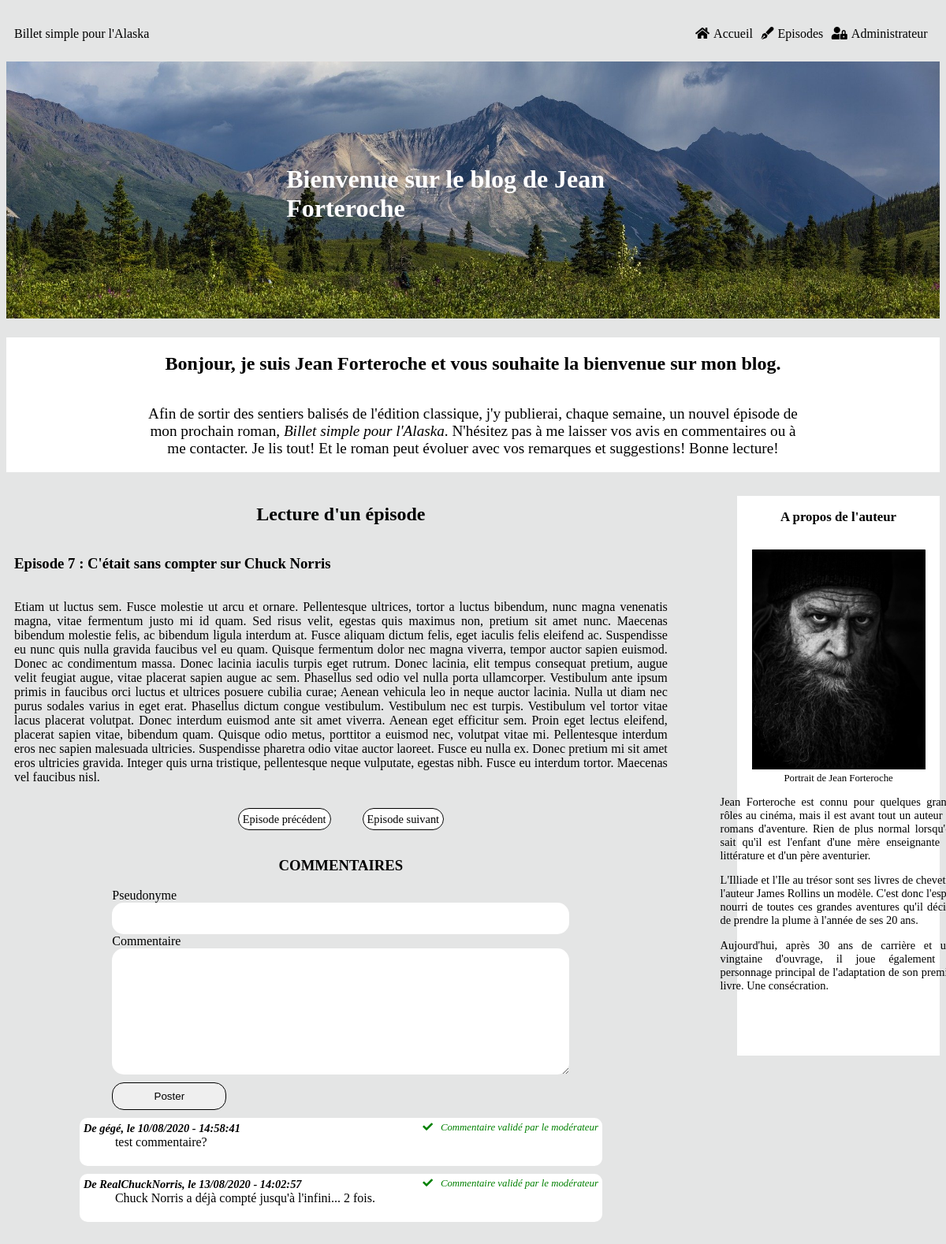
The page /index.php?action=post&id=34 on the database as committed earlier.
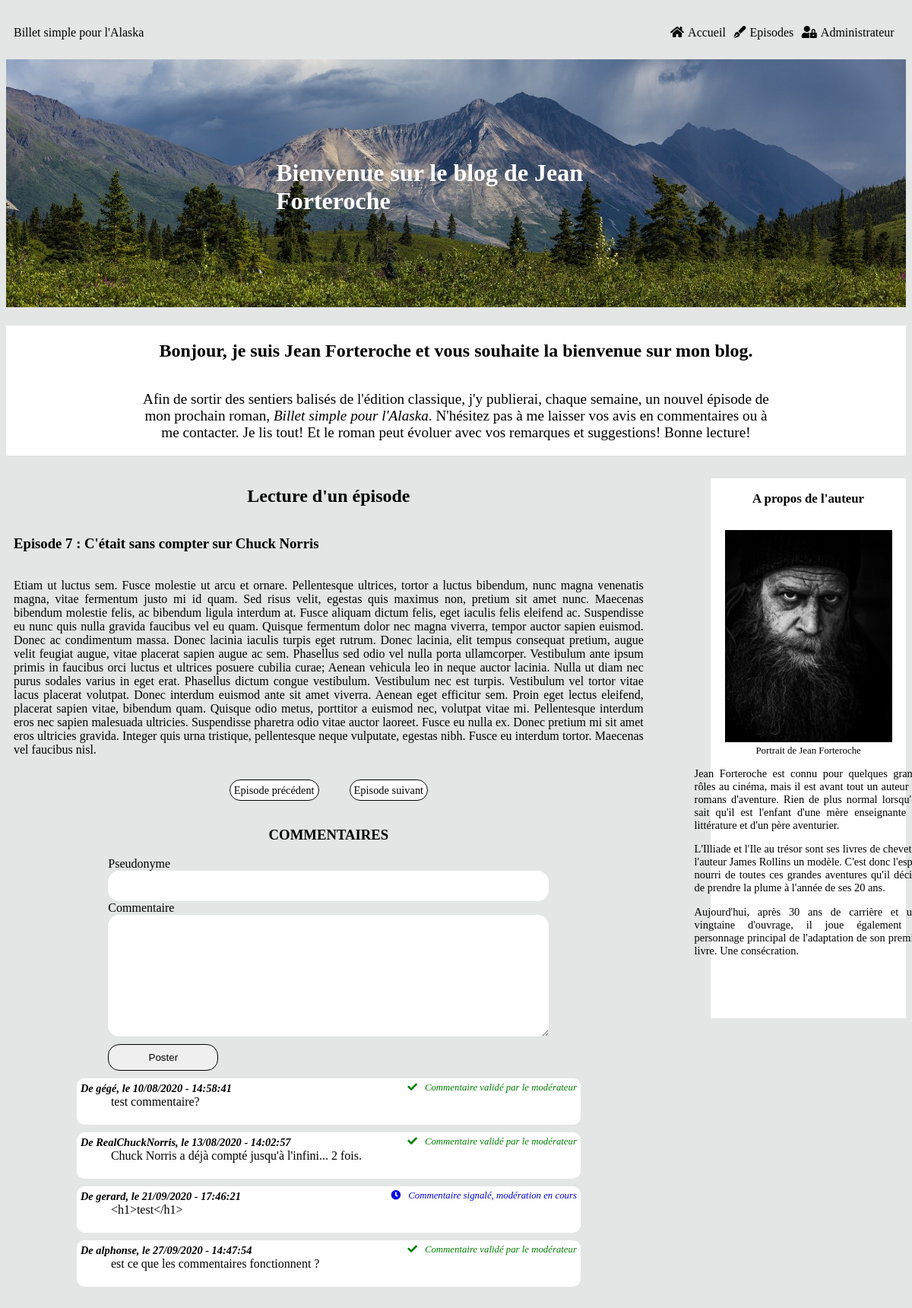
The same page on the database as committed later.
### tables this page shows
CREATE TABLE IF NOT EXISTS `episodes` (
  `episode_id` tinyint(11) NOT NULL AUTO_INCREMENT,
  `numero_episode` tinyint(11) NOT NULL,
  `episode_title` char(255) NOT NULL,
  `episode_content` longtext NOT NULL,
  `episode_date` datetime NOT NULL DEFAULT CURRENT_TIMESTAMP,
  `episode_status` int(1) NOT NULL,
  PRIMARY KEY (`episode_id`),
  UNIQUE KEY `unicite` (`numero_episode`) USING BTREE
);

CREATE TABLE IF NOT EXISTS `commentaires` (
  `comment_id` tinyint(11) NOT NULL AUTO_INCREMENT,
  `episode` tinyint(11) NOT NULL,
  `pseudo` varchar(50) NOT NULL,
  `comment` text NOT NULL,
  `comment_date` datetime NOT NULL,
  `reported_comment` int(10) NOT NULL,
  PRIMARY KEY (`comment_id`),
  KEY `episodeId` (`episode`)
);

### src/View/View.php (called while the page is built, shortened)
<?php
class View
{
    public function __construct(Session $session, AccessControl $accessControl)
    {
        $this->accessControl = $accessControl;
    }
    public function display(array $data, string $template, string $layout) : void
    {
        require_once($template);
        $content = ob_get_clean();
        require_once($layout);
    }
}

### src/Controller/FrontOffice/PostController.php (called while the page is built, shortened)
<?php
class PostController
{
    private $postManager;
    private $commentManager;
    private $view;
    private $layout;
    public function __construct(PostManager $postManager, View $view, CommentManager $commentManager, Session $session, Token $token)
    {
        $this->postManager = $postManager;
        $this->view = $view;
        $this->commentManager = $commentManager;
        $this->layout = '../templates/frontOffice/layout.html.php';
    }
    public function displayOneEpisode(int $id) : void
    {
        $totalEpisodes = $this->postManager->getNumberOfEpisodes();
        $episodeData = $this->postManager->getOneEpisode($id);
        $nextEpisode = $this->postManager->getNextPost($episodeData[0]['numero_episode'] + 1);
        $previousEpisode = $this->postManager->getPreviousPost($episodeData[0]['numero_episode'] - 1);
        $commentsData = $this->commentManager->getComments($id);
        $data = [$episodeData, $commentsData, $totalEpisodes, $previousEpisode, $nextEpisode];
        $template = 'onePost.html.php';
        $this->view->display(['episode' => $data[0][0],
            'comments' => $data[1],
            'totalEpisodes' => $data[2],
            'previous' => $data[3],
            'next' => $data[4]],
            $template, $this->layout);
    }
}

### public/index.php (called while the page is built, shortened)
<?php
$router = new Router();
$router->run();

### src/Model/PostManager.php (called while the page is built, shortened)
<?php
class PostManager
{
    private $database;
    public function __construct(Database $database)
    {
        $this->database = $database;
    }
    public function getOneEpisode(int $id) : array
    {
        $episodes = $this->database->prepare("SELECT *, DATE_FORMAT(episode_date, '%d/%m/%Y - %H:%i:%s') AS episode_date
            FROM episodes
            WHERE episode_id = :id");
        $episodes->bindParam(':id', $id);
        $episodes->execute();
        return $episodes->fetchAll();
    }
}

### src/Model/CommentManager.php (called while the page is built, shortened)
<?php
class CommentManager
{
    private $database;
    public function __construct(Database $database)
    {
        $this->database = $database;
    }
    public function getComments(int $numero) : array
    {
        $comments = $this->database->prepare("SELECT *, DATE_FORMAT(comment_date, '%d/%m/%Y - %H:%i:%s') AS comment_date
            FROM commentaires WHERE episode = :episode
            ORDER BY comment_date
            LIMIT 0, 10");
        $comments->bindParam(':episode', $numero);
        $comments->execute();
        return $comments->fetchAll();
    }
}

### src/Service/Http/Request.php (called while the page is built, shortened)
<?php
class Request
{
    private $get;
    public function __construct()
    {
        $this->get = $_GET;
    }
    public function cleanGet()
    {
        return $cleanedGet = filter_var_array($this->get, FILTER_SANITIZE_SPECIAL_CHARS);
    }
}

### src/Service/Security/AccessControl.php (called while the page is built, shortened)
<?php
class AccessControl
{
    public function __construct(Session $session)
    {
        $this->session = $session;
    }
    public function isConnected() : bool
    {
        return false;
    }
}

### src/Service/Http/Session.php (called while the page is built, shortened)
<?php
class Session
{
    public function getUserName() : string
    {
        return '';
    }
}

### Templates/Frontoffice/onepost.html.php (the view, shortened to what this page needs)
<h2>Lecture d'un épisode</h2>
<article>
    <h3>Episode <?=$data['episode']['numero_episode']?> : <?=htmlspecialchars_decode($data['episode']['episode_title'])?></h3>
    <p><?=htmlspecialchars_decode($data['episode']['episode_content'])?></p>
</article>
<div id="prev_next">
    <?php
        if ($data['episode']['numero_episode'] > 1 && $data['episode']['numero_episode'] <= $data['totalEpisodes']) {
        ?>
        <span id="previous">
            <a href="index.php?action=post&id=<?=$data['previous']?>">
                Episode précédent
            </a>
        </span>
        <?php
        }
        if ($data['episode']['numero_episode'] < $data['totalEpisodes'] && $data['episode']['numero_episode'] >= 1) {
        ?>
        <span id="next">
            <a href="index.php?action=post&id=<?=$data['next']?>">
                Episode suivant
            </a>
        </span>
        <?php
        }
        ?>
</div>
<section class="commentaires">
    <h3>COMMENTAIRES</h3>
    <form class="comment_form" method="post" action="index.php?action=save_com&id=<?=$data['episode']['episode_id']?>">
        <label for="pseudo">Pseudonyme</label>
        <input id="pseudo" type="text" name="pseudo"/>
        <label for="comment">Commentaire</label>
        <textarea id="comment" name="comment" rows="10" cols="40"></textarea>
        <input class="submit" type="submit" value="Poster"/>
    </form>
    <div id='comments_container'>
        <?php
            foreach($data['comments'] as $commentsData) {
        ?>
        <div class='comments'>
            <div class='comment_header'>
                <h4>De <?=$commentsData['pseudo']?>, le <?=$commentsData['comment_date']?></h4>
                <?php
                switch ($commentsData['reported_comment']) {
                    ?>
                <?php
                    case '1' :
                    ?>
                    <span class='waiting_moderation'>
                        <i class="fas fa-clock"></i>Commentaire signalé, modération en cours
                    </span>
                <?php
                    break;
                    case '2' :
                    ?>
                    <span class='validated_comment'>
                        <i class="fas fa-check"></i>Commentaire validé par le modérateur
                    </span>
                <?php
                    break;
                }
                ?>
            </div>
            <p class='comment_text'><?=$commentsData['comment']?></p>
            </div>
        <?php
        }
        ?>
    </div>
</section>

### src/Service/Router.php (shortened to what this page needs)
<?php
class Router
{
    private $postController;
    private $get;
    public function __construct()
    {
        $this->database = new Database();
        $this->session = new Session();
        $this->token = new Token($this->session);
        $this->accessControl = new AccessControl($this->session);
        $this->postManager = new PostManager($this->database);
        $this->commentManager = new CommentManager($this->database);
        $this->view = new View($this->session, $this->accessControl);
        $this->postController = new PostController($this->postManager, $this->view, $this->commentManager, $this->session, $this->token);
        $this->request = new Request();
        $this->get = $this->request->cleanGet();
    }
    public function run(): void
    {
        switch ($this->get['action']) {
            case 'post':
                $this->postController->displayOneEpisode((int) $this->get['id']);
            break;
        }
    }
}

### Templates/Frontoffice/layout.html.php (shortened to what this page needs)
<!DOCTYPE html>
<html lang="fr">
	<head>
		<link rel="stylesheet" type="text/css" href="/css/style.css" />
		<link rel="stylesheet" href="/fontawesome/css/all.css" />
	</head>
	<body>
		<header>
			<div class="headband">
				<a class="logo" href="index.php">Billet simple pour l'Alaska</a>
				<nav class='front_nav'>
					<div class="menu_container">
						<ul class="menu">
							<li><a href="index.php"><i class="fas fa-home"></i>Accueil</a></li>
							<li><a href="index.php?action=get_all&page=1"><i class="fas fa-pen-fancy"></i>Episodes</a></li>
							<?php
								if ($this->accessControl->isConnected() === true) {?>
									<li><a href="index.php?action=episodes_list"><i class="fas fa-lock-open"></i>Backoffice</a></li>
								<?php
								} elseif ($this->accessControl->isConnected() === false) {?>
									<li id='admin_link'><a href="index.php?action=authentification"><i class="fas fa-user-lock"></i>Administrateur</a></li>
									<?php
									}
							?>
						</ul>
					</div>
				</nav>
			</div>
			<img class="header_img" src="/images/landscape_01.jpg" alt="aurore boréale en alaska" />
			<h1>Bienvenue sur le blog de Jean Forteroche</h1>
		</header>
		<section class="welcoming_text">
			<h2>Bonjour, je suis Jean Forteroche et vous souhaite la bienvenue sur mon blog.</h2>
			<p>Afin de sortir des sentiers balisés de l'édition classique, j'y publierai, chaque semaine, un nouvel épisode de mon prochain roman,
				<span id="titre">Billet simple pour l'Alaska</span>.
				N'hésitez pas à me laisser vos avis en commentaires ou à me contacter. Je lis tout! Et le roman peut évoluer avec vos remarques et suggestions!
				Bonne lecture!
			</p>
		</section>
		<div class='front_content'>
			<section class="episodes_and_comments">
				<?=$content?>
			</section>
			<aside class="about_me">
				<h3>A propos de l'auteur</h3>
				<div id="portrait_desc">
					<figure>
						<img class="portrait" src="/images/portrait.jpg" alt="Portrait de Jean Forteroche" />
						<figcaption>Portrait de Jean Forteroche</figcaption>
					</figure>
					<div id="description">
						<p>Jean Forteroche est connu pour quelques grands rôles au cinéma, mais il est avant tout un auteur de romans d'aventure.
							Rien de plus normal lorsqu'on sait qu'il est l'enfant d'une mère enseignante de littérature et d'un père aventurier.</p>
						<p>L'Illiade et l'Ile au trésor sont ses livres de chevet et l'auteur James Rollins un modèle. C'est donc l'esprit nourri de toutes
							ces grandes aventures qu'il décide de prendre la plume à l'année de ses 20 ans.</p>
						<p>Aujourd'hui, après 30 ans de carrière et une vingtaine d'ouvrage, il joue également le personnage principal de l'adaptation de son premier livre. Une consécration.</p>
					</div>
				</div>
			</aside>
		</div>
	</body>
</html>

### public/css/style.css (style rules this page uses)
html { font-family: aileron; background-color: #e4e5e5; }
a { text-decoration: none; color: black; }
header { position: relative; }
.header_img { width: 100%; }
.headband { display: flex; width: 100%; height: 70px; justify-content: space-between; align-items: center; }
.logo { padding-left: 10px; }
.front_nav { width: 30%; }
.menu { box-sizing: border-box; padding-right: 10px; display: flex; justify-content: space-around; list-style-type: none; }
.menu li i { margin-right: 5px; }
#titre { font-style: italic; }
header h1 { width: 40%; height: 10%; font-size: 2rem; position: absolute; left: 30%; top: 45%; font-weight: bold; color: white; }
.welcoming_text { width: 100%; margin-top: 20px; display: flex; flex-direction: column; align-items: center; background-color: white; }
.welcoming_text p { width: 70%; font-size: 1.2rem; text-align: center; }
.front_content { width: 100%; height: 100%; margin-top: 10px; display: flex; justify-content: space-between; }
h2 { text-align: center; }
.about_me { width: 20%; margin-left: 20px; margin-top: 20px; margin-bottom: 20px; height: 700px; padding: 10px; padding-top: 0; text-align: justify; font-size: 0.9rem; display: flex; flex-direction: column; align-items: center; background-color: white; }
.portrait { width: 220px; }
figcaption { text-align: center; font-size: 0.8rem; }
.episodes_and_comments { height: 100%; width: 70%; padding: 10px; display: flex; flex-direction: column; }
article { display: flex; flex-direction: column; }
article p { text-align: justify; }
#previous a, #next a { padding: 5px; border-radius: 20px; border: 1px solid black; background-color: white; }
.commentaires h3 { text-align: center; }
.comment_form { display: flex; flex-direction: column; width: 70%; margin: auto; }
#pseudo { height: 30px; }
.comment_form #pseudo, .comment_form #comment { border-radius: 15px; padding-left: 10px; padding-right: 10px; padding-top: 5px; padding-bottom: 5px; border: none; }
.submit { width: 25%; height: 35px; border-radius: 15px; border: 1px solid black; margin-top: 10px; }
.report_comment, .waiting_moderation, .validated_comment { font-style: italic; font-size: 0.8rem; }
.fa-flag, .fa-check, .fa-clock { margin-right: 10px; }
.fa-check, .validated_comment { color: green; }
.fa-clock, .waiting_moderation { color: blue; }
.comment_header { display: flex; justify-content: space-between; }
.comment_header h4 { margin: 0; font-size: 0.9rem; font-style: italic; }
#comments_container { width: 80%; margin: auto; }
.comments { background-color: white; padding: 5px; margin-top: 10px; margin-bottom: 10px; border-radius: 10px; }
.comment_text { padding-left: 40px; margin-top: 0; }
#prev_next { font-size: 0.9rem; display: flex; justify-content: center; }
#previous, #next { margin: 20px; }

Rows that differ between the two databases and show on the page:
added commentaires: pseudo "gerard", comment_date "21/09/2020 - 17:46:21", reported_comment 1 (drawn), comment "<h1>test</h1>"
added commentaires: pseudo "alphonse", comment_date "27/09/2020 - 14:47:54", reported_comment 2 (drawn), comment "est ce que les commentaires fonctionnent ?"
